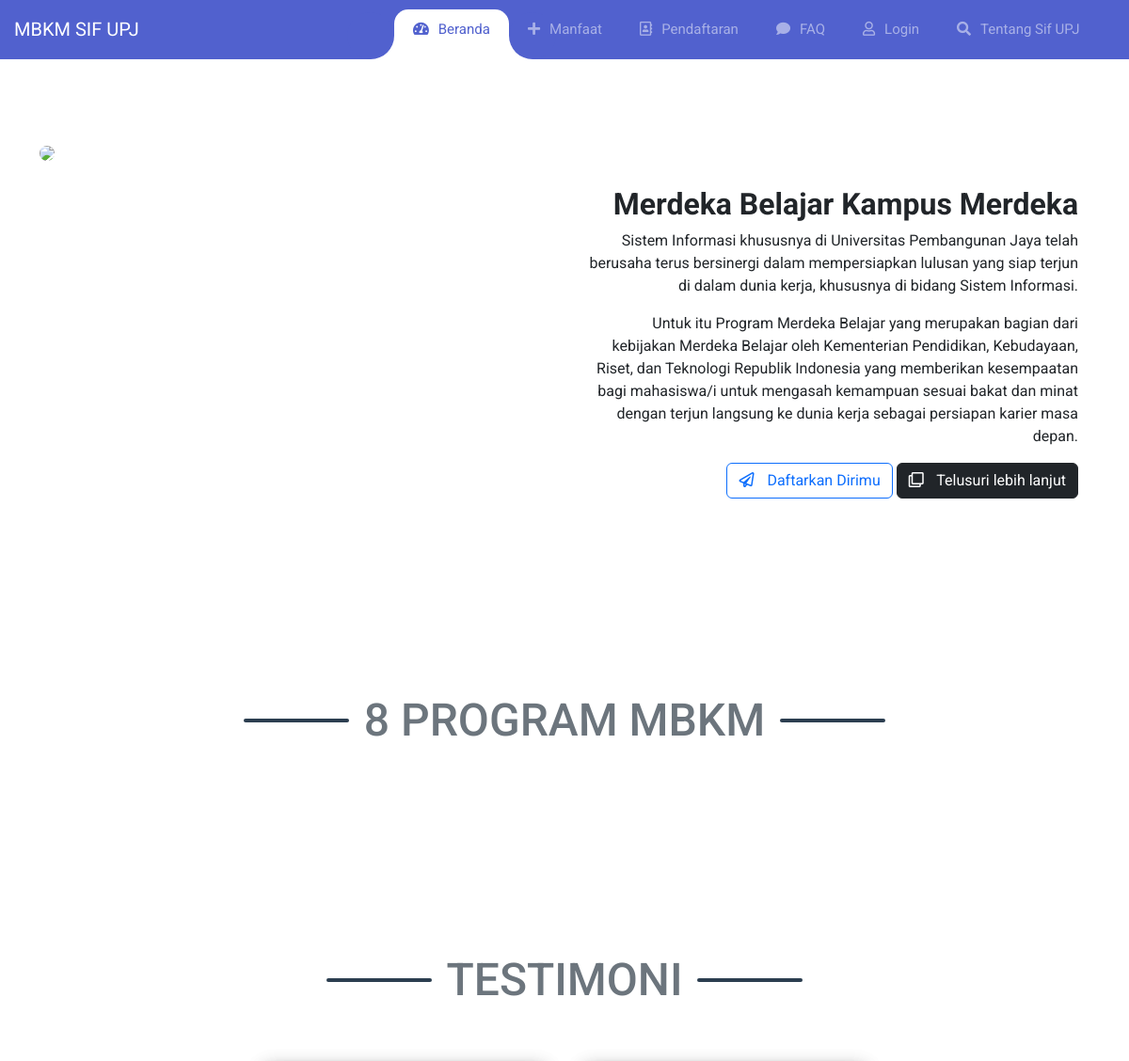
Before: / (upper part) with the older database file.
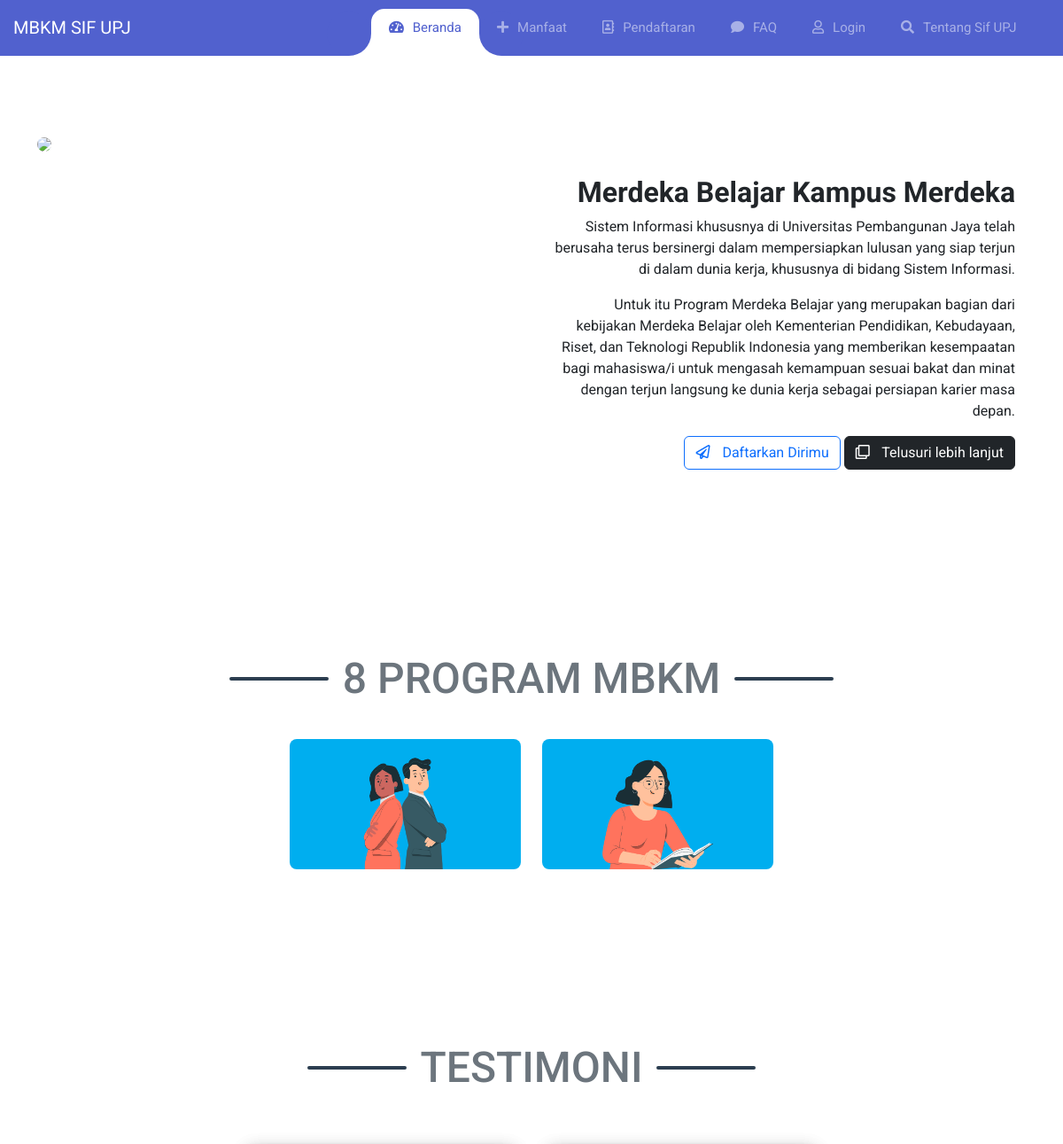
After: the same page with the newer database file.
### tables this page shows
CREATE TABLE `program` (
  `id` int(11) NOT NULL,
  `nama_program` varchar(40) NOT NULL,
  `images` varchar(50) NOT NULL,
  `deskripsi` text NOT NULL
);

### index.php (the view, shortened to what this page needs)
<!DOCTYPE html>
<html lang="en">
<head>
  <link rel="stylesheet" href="https://cdn.jsdelivr.net/npm/bootstrap@5.2.1/dist/css/bootstrap.min.css" />
  <link rel="stylesheet" href="https://cdnjs.cloudflare.com/ajax/libs/font-awesome/5.10.2/css/all.css" />
  <link rel="stylesheet" href="./style.css" />
  <link rel="stylesheet" href="./testimonial.css" />
</head>
<body>
  <?php include('partials/navbar.php'); ?>
  <section class="container" style="margin-top: 150px;" id="hero">
    <div class="row">
      <div class="col-md-6">
        <img class="img-fluid rounded-4" src="https://images.unsplash.com/photo-1515879218367-8466d910aaa4?ixlib=rb-0.3.5&q=85&fm=jpg&crop=entropy&cs=srgb&ixid=eyJhcHBfaWQiOjE0NTg5fQ&s=f6812c92d213124d45a1719e3d2d39ba"></img>
      </div>
      <div class="col-md-6 text-end pt-5 px-4">
        <h2 class="block fw-bold">Merdeka Belajar Kampus Merdeka</h2>
        <p>Sistem Informasi khususnya di Universitas Pembangunan Jaya telah berusaha terus bersinergi dalam mempersiapkan lulusan yang siap terjun di dalam dunia kerja, khususnya di bidang Sistem Informasi.</p>
        <p>Untuk itu Program Merdeka Belajar yang merupakan bagian dari kebijakan Merdeka Belajar oleh Kementerian Pendidikan, Kebudayaan, Riset, dan Teknologi Republik Indonesia yang memberikan kesempaatan bagi mahasiswa/i untuk mengasah kemampuan sesuai bakat dan minat dengan terjun langsung ke dunia kerja sebagai persiapan karier masa depan.</p>
        <a class="btn btn-outline-primary" href="registrasi.php"><i class="far fa-paper-plane"></i> Daftarkan Dirimu</a>
        <a class="btn btn-dark button-home" href="#program-mbkm"><i class="far fa-clone"></i> Telusuri lebih lanjut</a>
      </div>
    </div>
  </section>
  <section class="page-section program-mbkm container" id="program-mbkm">
    <div class="container">
      <div class="divider-custom mb-5">
        <div class="divider-custom-line"></div>
        <div class="divider-custom-icon">
          <h2 class="page-section-heading text-center text-uppercase text-secondary mb-0">8 Program MBKM</h2>
        </div>
        <div class="divider-custom-line"></div>
      </div>
      <div class="row justify-content-center">
        <?php
        include_once("./login/koneksi.php");
        $result = mysqli_query($koneksi, "SELECT * FROM program ORDER BY id ASC");
        ?>
        <?php
        while ($testi_data = mysqli_fetch_array($result)) {
          echo '
        <div class="col-md-6 col-lg-3 mb-3">
        <div class="program-mbkm-item mx-auto" data-bs-toggle="modal" data-bs-target="#program-mbkmModal' . $testi_data['id'] . '">
          <div class="program-mbkm-item-caption d-flex align-items-center justify-content-center h-100 w-100">
            <div class="program-mbkm-item-caption-content text-center text-white">' . $testi_data['nama_program'] . '</div>
          </div>
          <img class="img-fluid" src="./login/img/program/' . $testi_data['images'] . '" alt="images program">
        </div>
      </div>';
        }
        ?>
      </div>
    </div>
  </section>
  <section class="page-section container mb-5" id="testimoni" style="margin-top: -2%;">
    <div class="container">
      <div class="divider-custom mb-5">
        <div class="divider-custom-line"></div>
        <div class="divider-custom-icon">
          <h2 class="page-section-heading text-center text-uppercase text-secondary mb-0">Testimoni</h2>
        </div>
        <div class="divider-custom-line"></div>
      </div>
    </div>
    <div class="container d-flex align-items-center justify-content-center flex-wrap">
    </div>
  </section>
</body>
</html>

Changed rows visible on the page:
added program: images (picture)
added program: images (picture)
